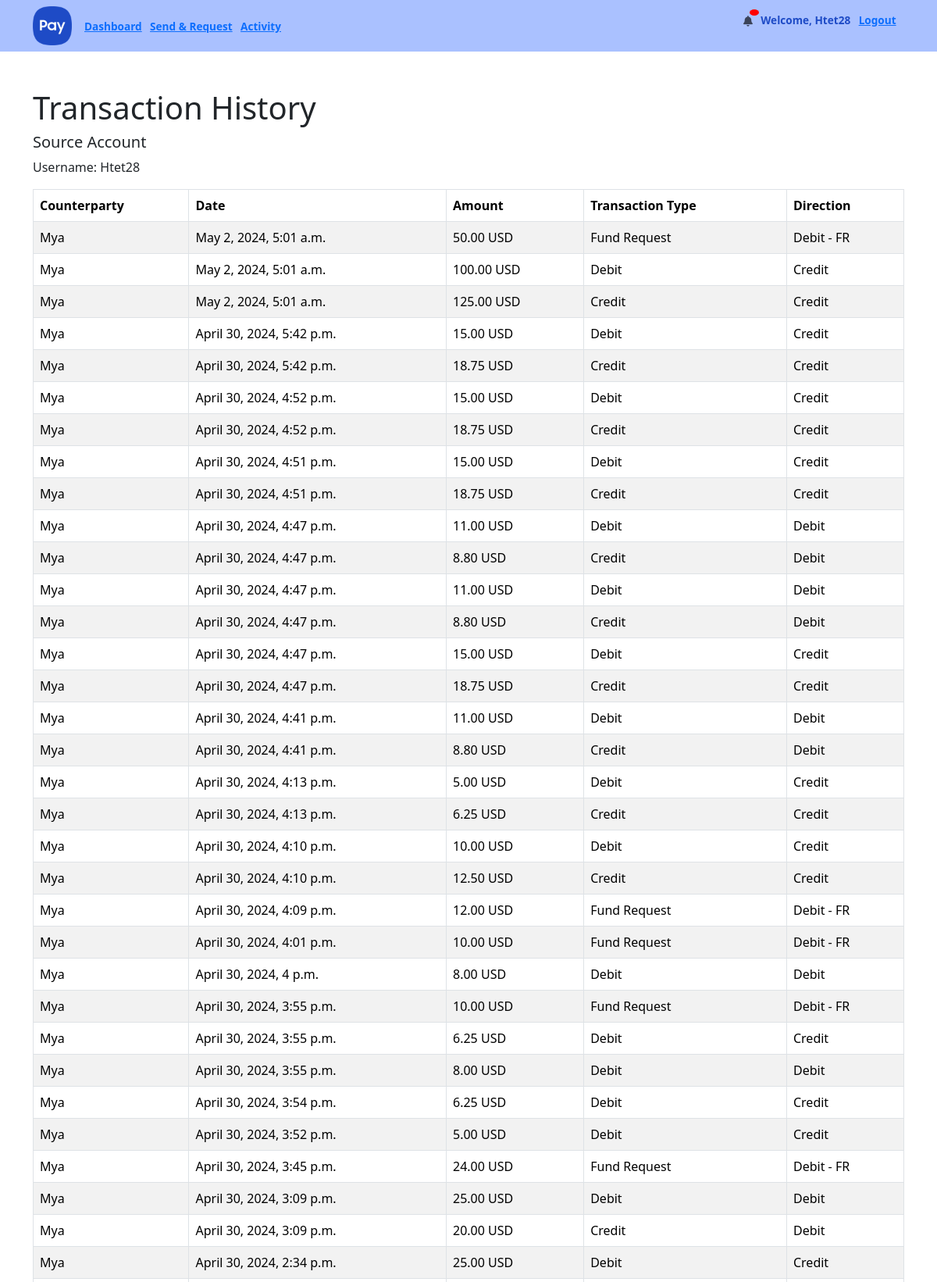
Screenshot of /webapps2024/transactions/ (signed in, upper part) with the database file from the repository.
### transactions/models.py (models this page shows, shortened)
class FundRequest(models.Model):
    STATUS_CHOICES = [
        ('PENDING', 'Pending'),
        ('APPROVED', 'Approved'),
        ('DECLINED', 'Declined'),
    ]
    fund_requester = models.ForeignKey(User, on_delete=models.CASCADE, related_name='fund_requests', null=False)
    fund_sender = models.ForeignKey(User, on_delete=models.CASCADE, related_name='sent_fund_requests')
    amount = models.DecimalField(max_digits=12, decimal_places=2)
    description = models.CharField(max_length=500)
    currency = models.CharField(max_length=3, default='GBP')
    approved = models.BooleanField(default=False)
    created_at = models.DateTimeField(auto_now_add=True)
    approved_at = models.DateTimeField(auto_now_add=True)
    status = models.CharField(max_length=20, choices=STATUS_CHOICES, default='PENDING')
    class Meta:
        ordering = ['-created_at']

class Wallet(models.Model):
    user = models.OneToOneField(User, on_delete=models.CASCADE, related_name="balance")
    balance = models.DecimalField(max_digits=12, decimal_places=2, default=1000)
    currency = models.CharField(max_length=3, default='GBP')

class WalletTransaction(models.Model):
    TRANSACTION_TYPE_CHOICES = [
        ('CR', 'Credit'),
        ('DR', 'Debit'),
    ]
    sender = models.CharField(max_length=50, null=False)
    recipient = models.CharField(max_length=50, null=True)
    amount = models.DecimalField(max_digits=10, decimal_places=2)
    transaction_type = models.CharField(max_length=2, choices=TRANSACTION_TYPE_CHOICES, default='CR')
    date_created = models.DateTimeField(auto_now_add=False)

### transactions/views.py (the view)
# urls.py: path('', views.transactionlog, name='transactionlog'),
@login_required(login_url='login')
def transactionlog(request):
    src_transactions = list(
        WalletTransaction.objects.filter(sender=request.user.username, recipient__isnull=False).order_by(
            "-date_created"))
    dst_transactions = list(WalletTransaction.objects.filter(recipient=request.user.username).order_by("-date_created"))
    fund_requests_sent = list(FundRequest.objects.filter(fund_sender=request.user).order_by("-created_at"))
    fund_requests_received = list(FundRequest.objects.filter(fund_requester=request.user).exclude(
        Q(fund_sender=request.user) | Q(fund_sender=None)).order_by("-created_at"))
    transactions = sorted(
        src_transactions + dst_transactions + fund_requests_sent + fund_requests_received,
        key=lambda x: x.date_created if hasattr(x, 'date_created') else x.created_at,
        reverse=True
    )
    rate = {'USD': 1.24, 'EUR': 1.16, 'GBP': 1.00}
    context = {
        'transactions': transactions,
        'rate': rate
    }
    return render(request, 'transactions/transactionlog.html', context)

### templates/transactions/transactionlog.html (shortened to what this page needs)
{% extends 'main/base.html' %}
{% load mathfilters %}
{% block content %}
<h1>Transaction History</h1>
<h5>Source Account</h5>
<p>Username: {{ user.username }}</p>
<table class="table table-bordered table-striped table-hover table-grey">
    <thead>
    <tr>
        <th>Counterparty</th>
        <th>Date</th>
        <th>Amount</th>
        <th>Transaction Type</th>
        <th>Direction</th>
    </tr>
    </thead>
    <tbody>
    {% if user.is_authenticated %}
    {% for transaction in transactions %}
    <tr>
        {% if transaction.sender == user.username %}
        <td>{{ transaction.recipient|default:"-" }}</td>
        <td>{{ transaction.date_created }}</td>
        <td>{{ transaction.amount|floatformat:2 }} {{ user.balance.currency }}</td>
        <td>{% if transaction.transaction_type == 'DR' %}Debit{% else %}Credit{% endif %}</td>
        <td>Debit</td>
        {% elif transaction.recipient == user.username %}
        <td>{{ transaction.sender|default:"-" }}</td>
        <td>{{ transaction.date_created }}</td>
        <td>{{ transaction.amount|floatformat:2 }} {{ user.balance.currency }}</td>
        <td>{% if transaction.transaction_type == 'DR' %}Debit{% else %}Credit{% endif %}</td>
        <td>Credit</td>
        {% elif transaction.fund_sender == user %}
        <td>{{ transaction.fund_requester.username|default:"-" }}</td>
        <td>{{ transaction.created_at|date:"F j, Y, g:i a" }}</td>
        <td>{{ transaction.amount|floatformat:2 }} {{ user.balance.currency }}</td>
        <td>Fund Request</td>
        <td>Debit - FR</td>
        {% elif transaction.fund_requester == user %}
        <td>{{ transaction.fund_sender.username|default:"-" }}</td>
        <td>{{ transaction.created_at|date:"F j, Y, g:i a" }}</td>
        <td>{{ transaction.amount|floatformat:2 }} {{ user.balance.currency }}</td>
        <td>Fund Request</td>
        <td>Credit - FR</td>
        {% endif %}
    </tr>
    {% endfor %}
    {% endif %}
    </tbody>
</table>
{% endblock %}

### templates/main/base.html (shortened to what this page needs)
{% load crispy_forms_tags %}
{% load static %}
{% load mathfilters %}
<!DOCTYPE html>
<html lang="en">
<head>
    <link href="https://cdn.jsdelivr.net/npm/bootstrap@5.3.3/dist/css/bootstrap.min.css" rel="stylesheet"
>
    <link rel="stylesheet" href="https://cdnjs.cloudflare.com/ajax/libs/font-awesome/6.5.2/css/all.min.css"
/>
    <link rel="stylesheet" type="text/css" href="{% static '/css/main.css' %}">
</head>
<nav class="navbar navbar-expand-lg navbar-light" style="background-color: #7ea1ffa8;">
    <div class="container">
        <a href="#" class="navbar-brand mb-0 mr-3 h1">
            <img alt="logo" src="{% static 'logo.png' %}" width="50" height="50"/>
        </a>
        <div class="collapse navbar-collapse justify-content-between" id="navbarText">
            <ul class="navbar-nav">
                {% if user.is_authenticated %}
                <li class="nav-item">
                    <a href="{% url 'dashboard' %}">Dashboard</a>
                </li>
                <li class="nav-item">
                    <a href="{% url 'send&request' %}">Send & Request</a>
                </li>
                <li class="nav-item">
                    <a href="{% url 'transactionlog' %}">Activity</a>
                </li>
            </ul>
            <ul>
                <ul class="navbar-nav ms-auto">
                    <li class="nav-item">
                        <a href="{% url 'notifications:notification_list' %}" class="nav-link setting-icon position-relative">
                            <i class="fa-solid fa-bell"></i>
                            <span class="notification-badge">{{ new_notification_count}}</span>
                        </a>
                    </li>
                    <li class="nav-item"><a>Welcome, {{ user.username }}</a></li>
                    <li class="nav-item">
                        <a href="{% url 'logout' %}">Logout</a>
                    </li>
                </ul>
                {% endif %}
            </ul>
        </div>
    </div>
</nav>
<body>
<div class="container py-5" style="padding-top: 80px;">
    {% block content %}
    {% endblock %}
</div>
</body>
</html>

### static/css/main.css (style rules this page uses)
table, th, td { padding: 5px; }
:root { --bs-primary-color: #0c2340; }
.navbar { color: #1e4bc6; padding: 0.2rem 0; }
.navbar-nav li a { font-weight: bold; font-size: 0.85rem; margin-right: 0.65rem; }
.table-grey { background-color: #d3d3d3; color: #333; }
.setting-icon { padding: 0 !important; margin-top: 4px; }
.notification-badge { position: absolute; top: -5px; right: -8px; background-color: red; color: white; border-radius: 50%; padding: 4px 6px; font-size: 12px; }

### rows the page displays
WalletTransaction: transaction_type "Debit"
WalletTransaction: transaction_type "Credit"
WalletTransaction: transaction_type "Debit"
WalletTransaction: transaction_type "Credit"
WalletTransaction: transaction_type "Debit"
WalletTransaction: transaction_type "Credit"
WalletTransaction: transaction_type "Debit"
WalletTransaction: transaction_type "Credit"
WalletTransaction: transaction_type "Debit"
WalletTransaction: transaction_type "Credit"
WalletTransaction: transaction_type "Debit"
WalletTransaction: transaction_type "Credit"
WalletTransaction: transaction_type "Debit"
WalletTransaction: transaction_type "Credit"
WalletTransaction: transaction_type "Debit"
WalletTransaction: transaction_type "Credit"
WalletTransaction: transaction_type "Debit"
WalletTransaction: transaction_type "Credit"
WalletTransaction: transaction_type "Debit"
WalletTransaction: transaction_type "Credit"
WalletTransaction: transaction_type "Debit"
WalletTransaction: transaction_type "Debit"
WalletTransaction: transaction_type "Debit"
WalletTransaction: transaction_type "Debit"
WalletTransaction: transaction_type "Debit"
WalletTransaction: transaction_type "Debit"
WalletTransaction: transaction_type "Credit"
WalletTransaction: transaction_type "Debit"

### other values shown
{{ user.username }} "Htet28"
{{ user.balance.currency }} "USD"
